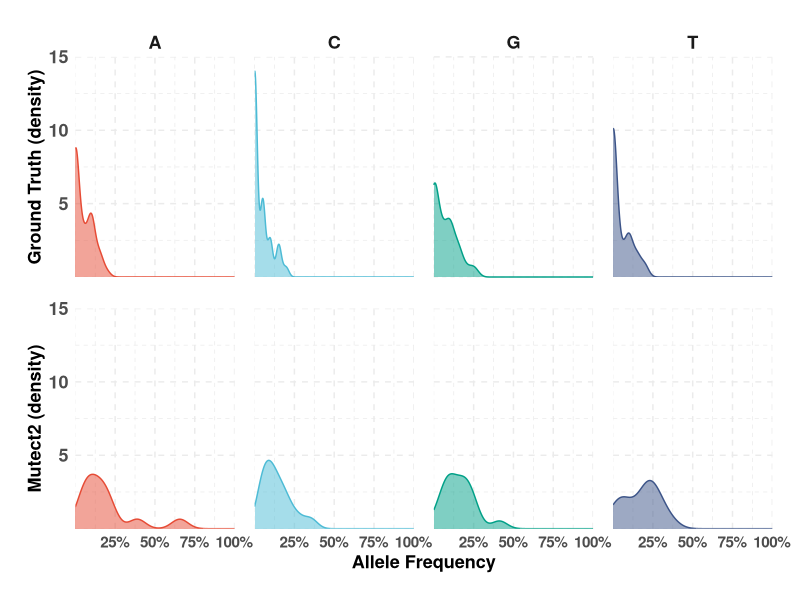
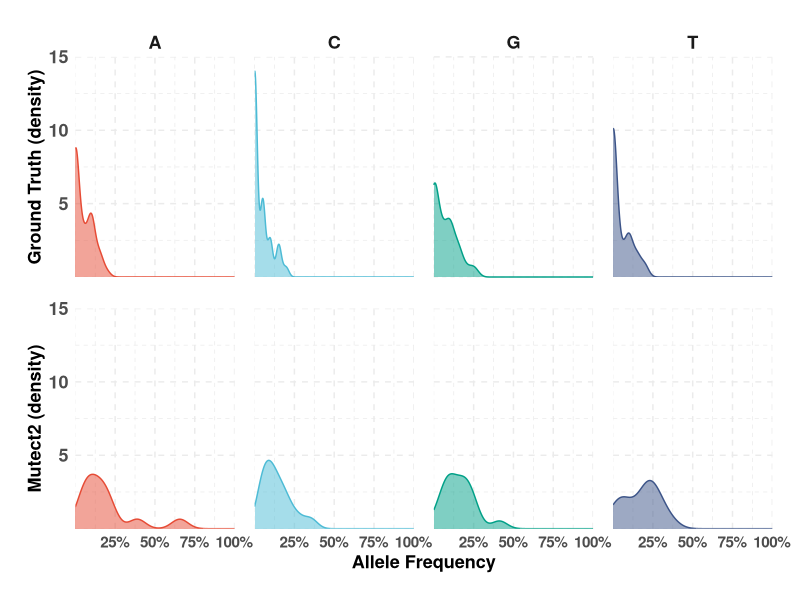
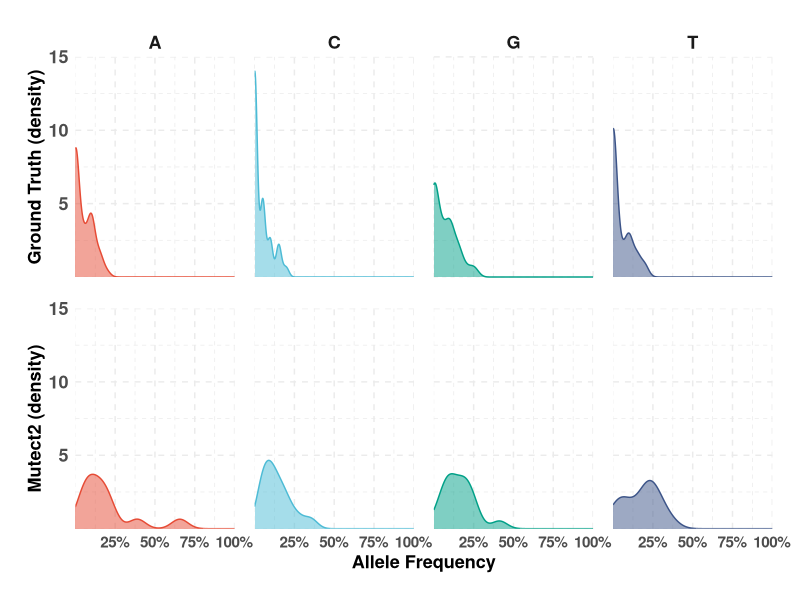

Reproduce these figures in R, in order.
#'
#'This R script produces the Allele Frequency Density plots of Ground Truth 
#'and detected Variants per DNA Base.
#'
#'Input: annotated tsv file
#'
#'Output: Allele Frequency Density plots
#'


# rm(list = ls())
gc()

library(data.table)
library(stringr)
library(ggplot2)
library(ggsci)

df = fread("Ground_truth_vs_Mutect2.clean.annotated.tsv")

df[which(df$`Mutect2 ALT` == "")]$`Mutect2 ALT` = NA


df = df[, c(
    "POS", 
    "Ground Truth AF",
    "Ground Truth ALT",
    "Mutect2 ALT",
    "Mutect2 AF"
), with = FALSE] |>
    unique()

 gr1 = ggplot(data = df[, 1:3], aes(x = `Ground Truth AF`)) +
    
    geom_density(aes(color = `Ground Truth ALT`, fill = `Ground Truth ALT`),
                 alpha = .5) +
    
    scale_x_continuous(expand = c(0, 0), breaks = c(.25, .5, .75, 1), limits = c(0, 1), labels = scales::percent) +
    scale_y_continuous(expand = c(0, 0), limits = c(0, 15), breaks = c(5, 10, 15)) +
    
    scale_fill_npg() +
    scale_color_npg() +
    
    facet_wrap(vars(`Ground Truth ALT`), nrow = 1) +
    
    theme_minimal() +
    
    theme(
        legend.position = "none",
        
        axis.title.x = element_blank(),
        axis.title.y = element_text(face = "bold", size = 13),
        strip.text = element_text(face = "bold", size = 13),
        axis.text.y = element_text(face = "bold", size = 13),
        axis.text.x = element_blank(),
        
        panel.spacing = unit(1, "lines"),
        
        panel.grid = element_line(linetype = "dashed")
    ) +
    
    labs(y = "Ground Truth (density)")


gr2 = ggplot(data = df[which(!is.na(`Mutect2 ALT`)), c(1, 4, 5)], aes(x = `Mutect2 AF`)) +
    
    geom_density(aes(color = `Mutect2 ALT`, fill = `Mutect2 ALT`),
                 alpha = .5) +
    
    scale_x_continuous(expand = c(0, 0), breaks = c(.25, .5, .75, 1), limits = c(0, 1), labels = scales::percent) +
    scale_y_continuous(expand = c(0, 0), limits = c(0, 15), breaks = c(5, 10, 15))+
    
    scale_fill_npg() +
    scale_color_npg() +
    
    facet_wrap(vars(`Mutect2 ALT`), nrow = 1) +
    
    theme_minimal() +
    
    theme(
        legend.position = "none",
        axis.title.x = element_text(face = "bold", size = 13),
        axis.title.y = element_text(face = "bold", size = 13),
        strip.text = element_blank(), # element_text(face = "bold", size = 13),
        axis.text.y = element_text(face = "bold", size = 13),
        axis.text.x = element_text(face = "bold", size = 11),
        
        panel.spacing = unit(1, "lines"),
        
        panel.grid = element_line(linetype = "dashed")
    ) +
    
    labs(
        x = "Allele Frequency",
        y = "Mutect2 (density)"
    )


library(patchwork)

multi = gr1 / gr2 &
    
    theme(
        plot.margin = margin(10, 10, 10, 10)
    )

ggsave(
    plot = multi, filename = "Plots/density-plot.pdf", device = cairo_pdf,
    width = 12, height = 10, units = "in"
)

ggsave(
    plot = multi, filename = "Plots/density-plot.svg",
    width = 12, height = 10, units = "in"
)

ggsave(
    plot = multi, filename = "Plots/density-plot.jpeg",
    width = 12, height = 10, units = "in", dpi = 600
)





